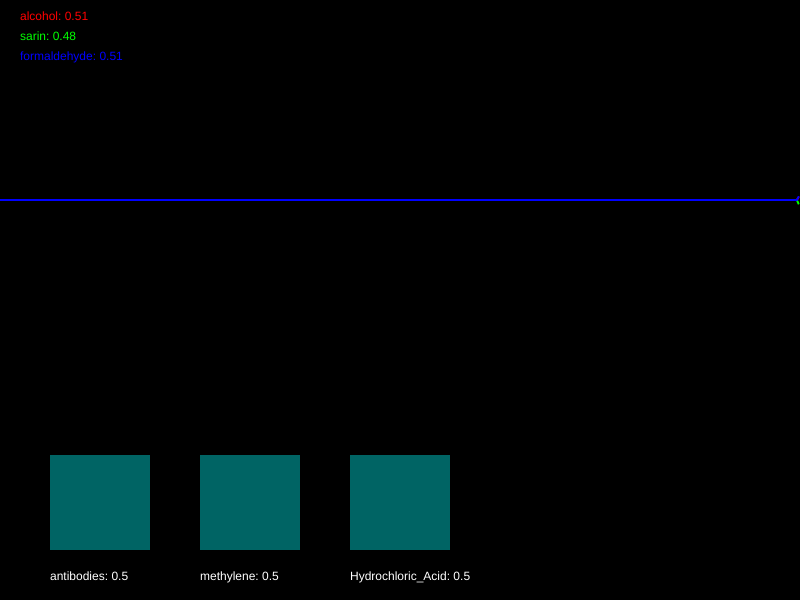
Frame 1 (no input)
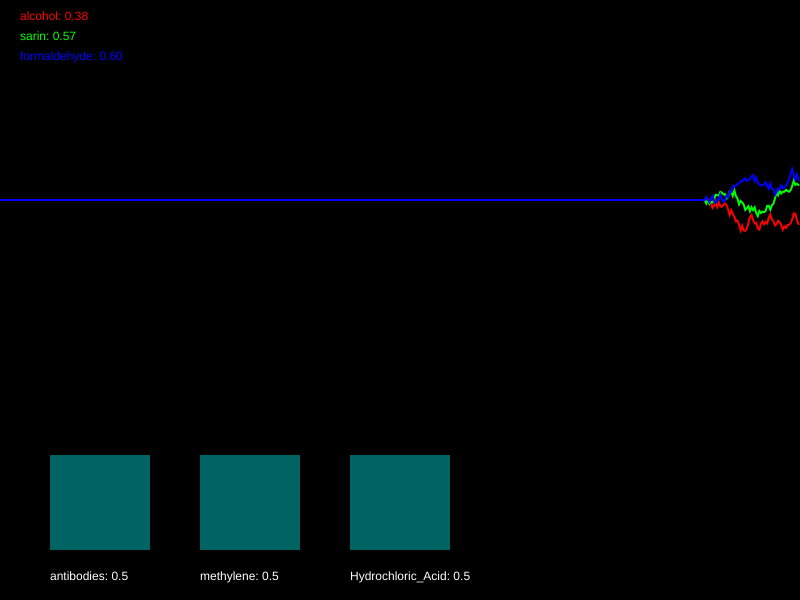
Frame 60 (no input)
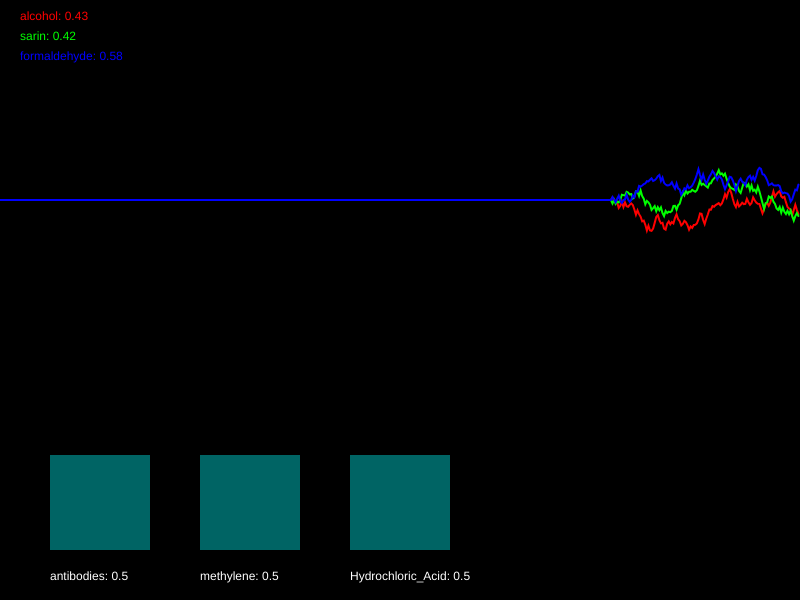
Frame 120 (the mouse pressed at the canvas centre since frame 60)

The p5.js sketch that drew these frames (run headless with seeded random() and noise() and a simulated clock; from frame 60 on, the mouse is pressed at the canvas centre):

// p5.js sketch
// ── sketch.js
/*

Officer: 1661810
CaseNum: 401-0-69957856-1661810

Case 401 - The Case of Norbert's Weiner Stand
Stage 1 - Noxious Weiner

Console city has been plunged into chaos. The notorious poisoner Norbert has struck the
population down with a potent poison. Word has it that he is smuggling his venomous filth
via a streetside weiner stand. Hundreds of people have been affected, and the municipal
water company tells me that their sewers are at full capacity. This is no laughing matter.
I need you to head down to our lab and work on an antidote.

You must develop the antidote by using conditional statements in the draw loop to
do the following:


You must develop the antidote by using conditional statements in the draw loop to
do the following.

	- When sarin dips below 0.29, reduce antibodies by 0.02
	- When formaldehyde goes above 0.27, increase antibodies by 0.05
	- If formaldehyde dips below 0.48, decrement methylene by 0.05
	- When alcohol dips below 0.39, try increasing methylene by 0.02
	- If sarin goes above 0.3, reduce Hydrochloric_Acid by 0.05
	- If formaldehyde goes above 0.51, raise Hydrochloric_Acid by 0.04


Your conditional statements should:

consider the following poisons:

	- alcohol
	- sarin
	- formaldehyde


and modify the following antidotes:

	- antibodies
	- methylene
	- Hydrochloric_Acid


- There are many ways to complete this task but you should only use the
following commands:

	if(){}
	+=
	-=

*/

//Declare the poison variables
var alcohol;
var sarin;
var formaldehyde;


//Declare the antidote variables
var antibodies;
var methylene;
var Hydrochloric_Acid;


//This variable is used for drawing the graph
var graphs;


function setup()
{

	createCanvas(800,600);
	strokeWeight(2);

	//initialise the poisons and antidotes
	alcohol = 0.5;
	sarin = 0.5;
	formaldehyde = 0.5;
	antibodies = 0.5;
	methylene = 0.5;
	Hydrochloric_Acid = 0.5;


	//fills the graph with empty values
	graphs = [];

	for(var i = 0; i < 3; i++)
	{
		graphs.push([]);
		for(var j = 0; j < 512; j++)
		{
			graphs[i].push(0.5);
		}
	}

}

function draw()
{

	//Develop the antidote below
	//Write conditional statements to change the amount of each substance ...




	//////////////////////////////////////////////////////

	//the code below generates new values using random numbers

	/*
		For testing, you might want to temporarily comment out
		these lines and set the same variables to constant values
		instead.
	*/

	alcohol = nextValue(graphs[0],alcohol);
	sarin = nextValue(graphs[1],sarin);
	formaldehyde = nextValue(graphs[2],formaldehyde);


	antibodies = constrain(antibodies, 0, 1);
	methylene = constrain(methylene, 0, 1);
	Hydrochloric_Acid = constrain(Hydrochloric_Acid, 0, 1);


	///////// DO NOT CHANGE THE CODE BELOW ///////////

	//drawing code

	// set background
	background(0);
	noFill();

	//draw the graphs for the vitals
	var colors = [
	color(255, 0, 0),
	color(0, 255, 0),
	color(0, 0, 255),
	color(255, 0, 255),
	color(255, 255, 0),
	color(0, 255, 255)
	];

	for(var i = 0; i < graphs.length; i++)
	{
		stroke(colors[i]);
		drawGraph(graphs[i]);
	}

	//draw the poisons as text
	noStroke();
	fill(colors[0]);
	text('alcohol: ' + nf(alcohol,1,2), 20,20);
	fill(colors[1]);
	text('sarin: ' + nf(sarin,1,2), 20,40);
	fill(colors[2]);
	text('formaldehyde: ' + nf(formaldehyde,1,2), 20,60);


	//draw the antidotes bar chart
	drawBar(antibodies,50,'antibodies');
	drawBar(methylene,200,'methylene');
	drawBar(Hydrochloric_Acid,350,'Hydrochloric_Acid');


}

function nextValue(graph, val)
{
	//gets the next value for a vital and puts it in an array for drawing
	var delta = random(-0.03,0.03);

	val += delta;
	if(val > 1 || val < 0)
	{
		delta *= -1;
		val += delta * 2;
	}

	graph.push(val)
	graph.shift();
	return val;
}

function drawGraph(graph)
{
	//draws an array as a graph
	beginShape();
	for(var i = 0; i < graph.length; i++)
	{
			vertex(width * i/512, height * 0.5 - graph[i]* height/3)
	}
	endShape();
}


function drawBar(val, x, name)
{
	//draws the bars for bar chart
    noStroke();
    fill(0,100,100);
	var mh = height * 0.4 - 50;
	rect(x,(height - 50) - val*mh, 100, val*mh);
    fill(255);
	text(name + ": " + val, x, height - 20);
}
